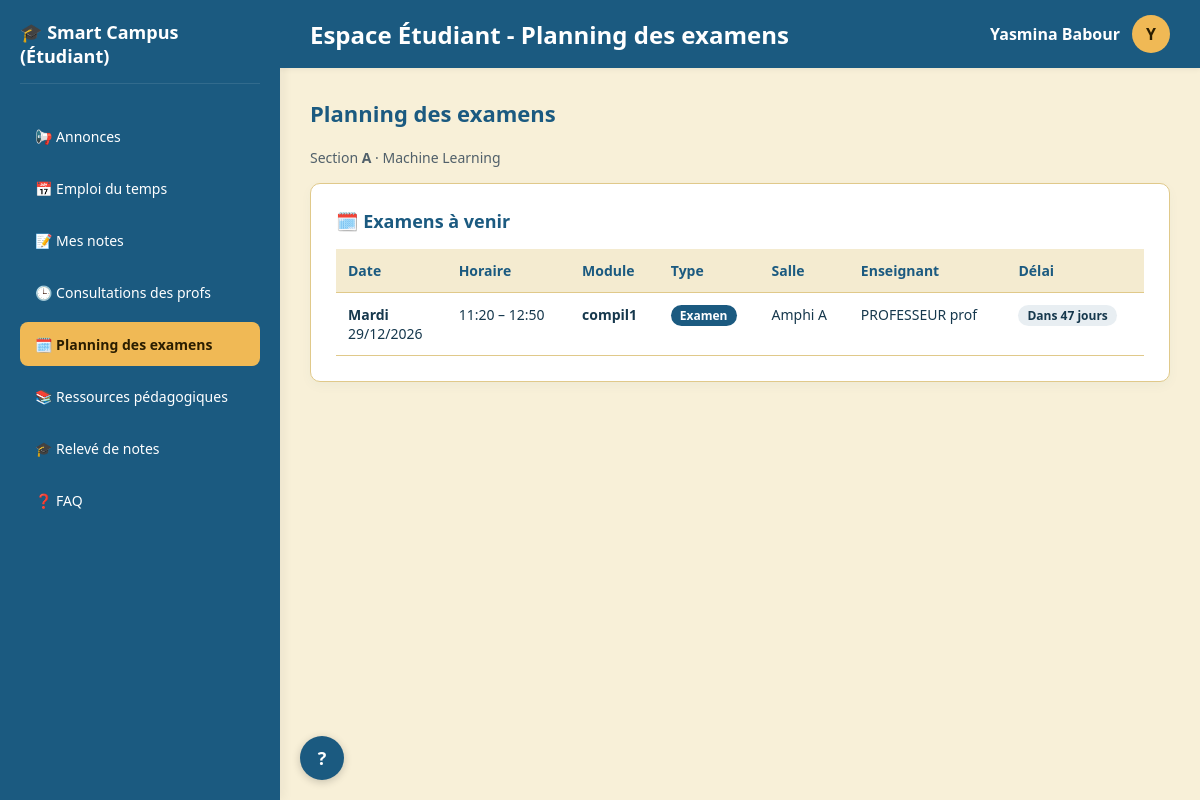
The app's page /etudiant_examens.php (signed in) with its own data.
### tables this page shows
CREATE TABLE `etudiant` (
  `id_Etu` int(11) NOT NULL,
  `id_user` varchar(100) NOT NULL,
  `id_sp` int(11) DEFAULT NULL,
  `id_Sec` int(11) DEFAULT NULL,
  `groupe` int(11) NOT NULL DEFAULT 1,
  `annee` tinyint(4) DEFAULT NULL
);

CREATE TABLE `section` (
  `id_Sec` int(11) NOT NULL,
  `nom_sec` varchar(100) NOT NULL,
  `id_sp` int(11) DEFAULT NULL,
  `nombre_groupes` int(11) DEFAULT 4
);

CREATE TABLE `specialite` (
  `id_sp` int(11) NOT NULL,
  `NomSp` varchar(100) NOT NULL,
  `id_Dep` int(11) DEFAULT NULL,
  `annee` int(11) NOT NULL
);

CREATE TABLE `exam` (
  `id_exam` int(11) NOT NULL,
  `id_mod` int(11) NOT NULL,
  `id_sec` int(11) NOT NULL,
  `id_prof` int(11) NOT NULL,
  `id_salle` int(11) DEFAULT NULL,
  `type_exam` enum('normal','rattrapage') NOT NULL DEFAULT 'normal',
  `dateEx` date NOT NULL,
  `heurD` time DEFAULT NULL,
  `heurF` time DEFAULT NULL
);

CREATE TABLE `module` (
  `id_mod` int(11) NOT NULL,
  `Nom_mod` varchar(100) NOT NULL
);

CREATE TABLE `salle` (
  `id_salle` int(11) NOT NULL,
  `nom_salle` varchar(50) NOT NULL,
  `capacite` int(11) DEFAULT NULL,
  `typeSalle` varchar(15) NOT NULL DEFAULT 'salle_cours'
);

CREATE TABLE `user` (
  `id_user` varchar(100) NOT NULL,
  `nom` varchar(50) NOT NULL,
  `prenom` varchar(50) NOT NULL,
  `email` varchar(100) NOT NULL,
  `mdP` varchar(255) NOT NULL,
  `role` enum('etudiant','prof','scolarite') NOT NULL
);

### etudiant_examens.php (the view, shortened to what this page needs)
<?php
require 'etu_header.php';
$jours_fr = ['Dimanche','Lundi','Mardi','Mercredi','Jeudi','Vendredi','Samedi'];
$a_venir = $passes = [];
$error = '';
$aujourdhui = new DateTime('today');
try {
    $st = $pdo->prepare("SELECT x.dateEx, x.heurD, x.heurF, x.type_exam, m.Nom_mod, sa.nom_salle, u.nom, u.prenom
                         FROM exam x
                         JOIN module m ON m.id_mod = x.id_mod
                         LEFT JOIN salle sa ON sa.id_salle = x.id_salle
                         LEFT JOIN prof p ON p.id_prof = x.id_prof
                         LEFT JOIN user u ON u.id_user = p.id_user
                         WHERE x.id_sec = ?
                         ORDER BY x.dateEx, x.heurD");
    $st->execute([$etu['id_Sec']]);
    foreach ($st->fetchAll(PDO::FETCH_ASSOC) as $e) {
        if (new DateTime($e['dateEx']) >= $aujourdhui) { $a_venir[] = $e; } else { $passes[] = $e; }
    }
} catch (PDOException $e) {
    $error = "Impossible de charger le planning pour le moment. Réessayez plus tard.";
}
function ligne_examen(array $e, DateTime $aujourdhui, array $jours_fr, bool $avec_delai): void {
    $d = new DateTime($e['dateEx']);
    $j = (int)$aujourdhui->diff($d)->format('%r%a');
    $rattrapage = $e['type_exam'] === 'rattrapage';
    ?>
    <tr>
      <td><strong><?php echo $jours_fr[(int)$d->format('w')]; ?></strong><br><?php echo $d->format('d/m/Y'); ?></td>
      <td><?php echo $e['heurD'] ? substr($e['heurD'],0,5) . ' – ' . substr($e['heurF'],0,5) : '<span class="muted">À confirmer</span>'; ?></td>
      <td><strong><?php echo htmlspecialchars($e['Nom_mod']); ?></strong></td>
      <td><span class="tp <?php echo $rattrapage ? 'rat' : ''; ?>"><?php echo $rattrapage ? 'Rattrapage' : 'Examen'; ?></span></td>
      <td> <?php echo $e['nom_salle'] ? htmlspecialchars($e['nom_salle']) : '<span class="muted">À confirmer</span>'; ?></td>
      <td><?php echo $e['nom'] ? htmlspecialchars($e['nom'] . ' ' . $e['prenom']) : '—'; ?></td>
      <?php if ($avec_delai): ?>
      <td><span class="delai <?php echo $j <= 7 ? 'proche' : ''; ?>"><?php echo $j === 0 ? 'Aujourd’hui' : ($j === 1 ? 'Demain' : "Dans $j jours"); ?></span></td>
      <?php endif; ?>
    </tr>
    <?php
}
?>
<h3 class="section-title">Planning des examens</h3>
<p class="muted" style="margin-bottom:16px">Section <strong><?php echo htmlspecialchars($etu['nom_sec'] ?? '-'); ?></strong> · <?php echo htmlspecialchars($etu['NomSp'] ?? ''); ?></p>
<?php if (!$error && empty($a_venir) && empty($passes)): ?>
  <div class="card"><p class="muted">Le planning des examens de votre section n’a pas encore été publié par la scolarité.</p></div>
<?php elseif (!$error): ?>
  <div class="card">
    <h3>🗓️ Examens à venir</h3>
    <?php if (empty($a_venir)): ?>
      <p class="muted">Aucun examen à venir.</p>
    <?php else: ?>
      <div class="tbl-wrap"><table class="ex">
        <thead><tr><th>Date</th><th>Horaire</th><th>Module</th><th>Type</th><th>Salle</th><th>Enseignant</th><th>Délai</th></tr></thead>
        <tbody><?php foreach ($a_venir as $e) ligne_examen($e, $aujourdhui, $jours_fr, true); ?></tbody>
      </table></div>
    <?php endif; ?>
  </div>
<?php endif; ?>
<?php require 'etu_footer.php'; ?>

### etu_header.php (style rules this page uses)
:root { --header:#1B5A80;--menu:#226B94;--on-blue:#FFFFFF;--accent:#F0B955;--on-accent:#2A1D00; --bg:#F8F0D8;--card:#FFFFFF;--border:#E0C98A;--text:#16384D;--text-muted:#51606A; --error:#A8162A;--on-error:#FFFFFF;--success:#2e7d32;--warning:#D9761C;--on-warning:#2A1500 }
* { box-sizing:border-box;margin:0;padding:0;font-family:'Segoe UI',Tahoma,Geneva,Verdana,sans-serif }
body { background:var(--bg);color:var(--text);display:flex;height:100vh;overflow:hidden }
.section-title { color:var(--header);font-size:22px;margin-bottom:20px;font-weight:700 }
.card { background:var(--card);border:1px solid var(--border);border-radius:10px;padding:25px;box-shadow:0 4px 12px rgba(27,90,128,.04);margin-bottom:20px }
.card h3 { color:var(--header);margin-bottom:16px;font-size:18px }
.muted { color:var(--text-muted);font-size:14px }

### etudiant_examens.php (style rules this page uses)
.tbl-wrap { overflow-x:auto }
.ex { width:100%;border-collapse:collapse;min-width:760px;font-size:14px }
.ex th,.ex td { padding:12px;text-align:left;border-bottom:1px solid var(--border);vertical-align:top }
.ex th { background:#f4ebd0;color:var(--header);font-weight:600 }
.tp { display:inline-block;font-size:12px;font-weight:700;padding:2px 9px;border-radius:99px;background:var(--header);color:var(--on-blue) }
.delai { display:inline-block;font-size:12px;font-weight:700;padding:2px 9px;border-radius:99px;background:#e8eef2;color:var(--text) }

### records on screen
etudiant: id_Sec.nom_sec "A", id_sp.NomSp "Machine Learning"
exam: dateEx "Mardi", dateEx "29/12/2026", heurD "11:20", heurF "12:50", id_mod.Nom_mod "compil1", type_exam "Examen", id_salle.nom_salle "Amphi A", user.nom+prenom "PROFESSEUR prof", dateEx "47"

### other values on screen
$label "📢 Annonces"
$label "📅 Emploi du temps"
$label "📝 Mes notes"
$label "🕒 Consultations des profs"
$label "🗓️ Planning des examens"
$label "📚 Ressources pédagogiques"
$label "🎓 Relevé de notes"
$label "❓ FAQ"
$page_title "Planning des examens"
substr($_SESSION['prenom'] ?? 'E', 0, 1) "Y"
